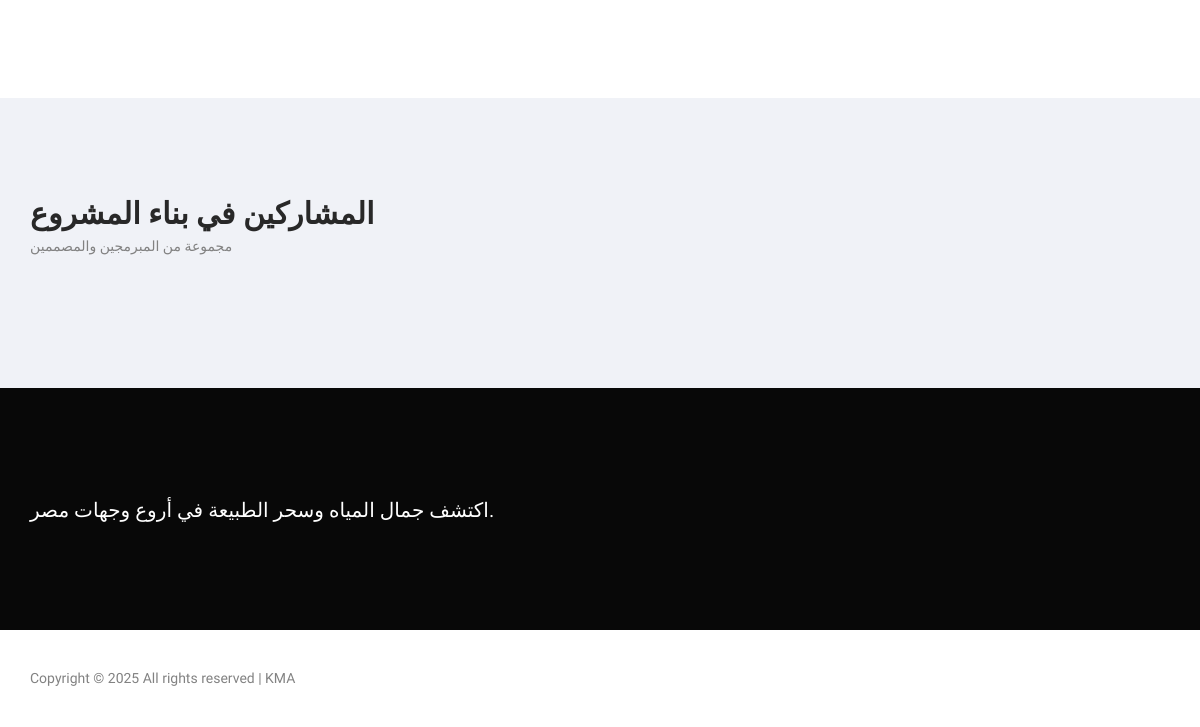
The page /about/about/ (lower part) on the database as committed earlier.
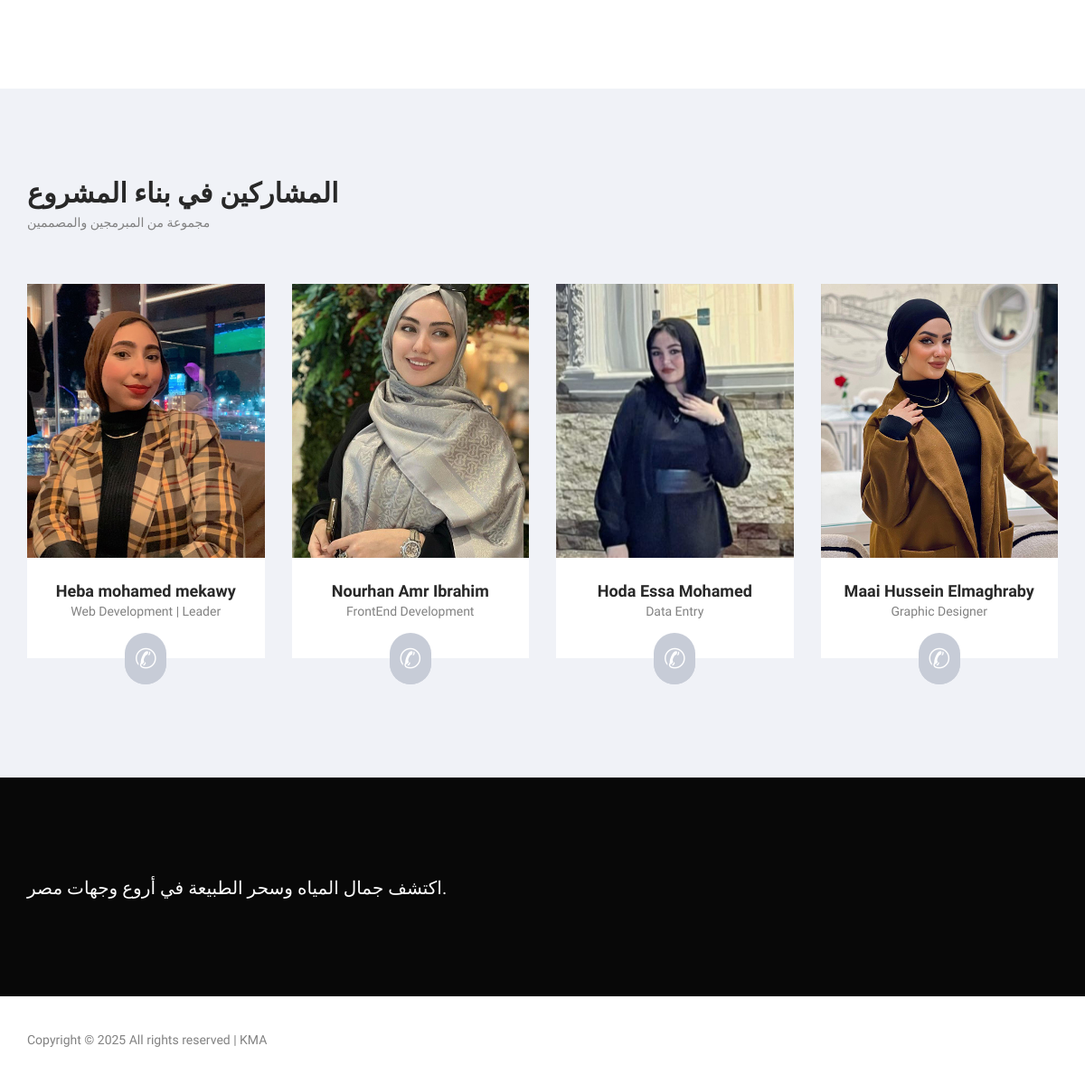
The same page on the database as committed later.
### about/models.py (models this page shows, shortened)
class TeamMember(models.Model):
    name = models.CharField(max_length=100)
    role = models.CharField(max_length=100)
    description = models.TextField(default="No description")
    image = models.ImageField(upload_to='team/')
    phone = models.CharField(max_length=20, blank=True)

### about/views.py (the view)
# urls.py: path('about/', views.about_view, name='about'),
def about_view(request):
    team_members = TeamMember.objects.all()
    return render(request, 'about/about.html', {'team_members': team_members})

### about/templates/about/about.html (shortened to what this page needs)
{% load static %}
<!DOCTYPE html>
<html lang="ar">
<head>
<link rel="stylesheet" type="text/css" href="{% static 'styles/bootstrap4/bootstrap.min.css' %}">
<link href="{% static 'plugins/font-awesome-4.7.0/css/font-awesome.min.css' %}" rel="stylesheet" type="text/css">
<link rel="stylesheet" type="text/css" href="{% static 'plugins/OwlCarousel2-2.2.1/owl.carousel.css' %}">
<link rel="stylesheet" type="text/css" href="{% static 'plugins/OwlCarousel2-2.2.1/owl.theme.default.css' %}">
<link rel="stylesheet" type="text/css" href="{% static 'plugins/OwlCarousel2-2.2.1/animate.css' %}">
<link rel="stylesheet" type="text/css" href="{% static 'styles/about.css' %}">
<link rel="stylesheet" type="text/css" href="{% static 'styles/about_responsive.css' %}">
</head>
<body>
<div class="super_container">
	<div class="about">
	</div>
	<div class="realtors">
		<div class="container">
			<div class="row">
				<div class="col">
					<div class="section_title">المشاركين في بناء المشروع</div>
					<div class="section_subtitle">مجموعة من المبرمجين والمصممين</div>
				</div>
			</div>
			<div class="row realtors_row">
				{% for member in team_members %}
				<div class="col-lg-3 col-md-6">
					<div class="realtor_outer">
						<div class="realtor">
							<div class="realtor_image">
								<img src="{{ member.image.url }}" alt="{{ member.name }}">
							</div>
							<div class="realtor_body">
								<div class="realtor_title">{{ member.name }}</div>
								<div class="realtor_subtitle">{{ member.role }}</div>
							</div>
							{% if member.phone %}
							<div class="realtor_link">
								<a href="tel:{{ member.phone }}">✆</a>
							</div>
							{% endif %}
						</div>
						<div class="realtor_link_background_container">
							<div><div class="realtor_link_background"></div></div>
						</div>
					</div>
				</div>
				{% endfor %}
			</div>
		</div>
	</div>
		<div class="newsletter">
			<div class="parallax_background parallax-window" data-parallax="scroll"
				data-image-src="#" data-speed="0.8"></div>
			<div class="container">
				<div class="row">
					<div class="col">
						<div
							class="newsletter_content d-flex flex-lg-row flex-column align-items-start justify-content-start">
							<div class="newsletter_title_container">
								<div class="newsletter_title">اكتشف جمال المياه وسحر الطبيعة في
									أروع وجهات مصر.</div>
							</div>
						</div>
					</div>
				</div>
			</div>
		</div>
		<div class="footer_bar">
			<div class="container">
				<div class="row">
					<div class="col">
						<div class="footer_bar_content d-flex flex-row align-items-center justify-content-start">
							<div class="cr">
								Copyright ©
								<script>document.write(new Date().getFullYear());</script> All rights
								reserved | KMA
							</div>
						</div>
					</div>
				</div>
			</div>
		</div>
	</div>
</body>
</html>

### project/static/styles/about.css (style rules this page uses)
* { margin: 0; padding: 0; -webkit-font-smoothing: antialiased; -webkit-text-shadow: rgba(0,0,0,.01) 0 0 1px; text-shadow: rgba(0,0,0,.01) 0 0 1px; font-family: "Cairo", serif; font-optical-sizing: auto; font-style: normal; font-variation-settings: "slnt" 0; }
body { font-family: 'Montserrat', sans-serif; font-size: 14px; font-weight: 400; background: #080808; color: #a5a5a5; }
div { display: block; position: relative; -webkit-box-sizing: border-box; -moz-box-sizing: border-box; box-sizing: border-box; }
a, a:hover, a:visited, a:active, a:link { text-decoration: none; -webkit-font-smoothing: antialiased; -webkit-text-shadow: rgba(0,0,0,.01) 0 0 1px; text-shadow: rgba(0,0,0,.01) 0 0 1px; }
.super_container { width: 100%; overflow: hidden; }
.parallax-window { min-height: 400px; background: transparent; }
.parallax_background { position: absolute; top: 0; left: 0; width: 100%; height: 100%; }
.section_title { font-size: 30px; font-weight: 600; color: #282828; line-height: 0.75; }
.section_subtitle { font-size: 14px; font-weight: 500; color: #828282; line-height: 0.75; margin-top: 15px; }
.about { width: 100%; background: #FFFFFF; padding-top: 91px; padding-bottom: 100px; }
.realtors { width: 100%; background: #f0f2f7; padding-top: 105px; padding-bottom: 74px; }
.realtors_row { margin-top: 63px; }
.realtor { width: 100%; background: #FFFFFF; z-index: 2; margin-bottom: 58px; -webkit-transition: all 200ms ease; -moz-transition: all 200ms ease; -ms-transition: all 200ms ease; -o-transition: all 200ms ease; transition: all 200ms ease; }
.realtor_image { width: 100%; }
.realtor_image img { max-width: 100%; }
.realtor_body { padding-top: 23px; padding-bottom: 41px; text-align: center; }
.realtor_title { font-size: 18px; font-weight: 600; color: #282828; }
.realtor_subtitle { font-size: 14px; font-weight: 400; color: #828282; margin-top: -1px; }
.realtor_link { position: absolute; left: 50%; -webkit-transform: translateX(-50%); -moz-transform: translateX(-50%); -ms-transform: translateX(-50%); -o-transform: translateX(-50%); transform: translateX(-50%); bottom: -29px; width: 46px; height: 57px; background: linear-gradient(to right, #c7ccd7, #c7ccd7); border-radius: 23px; text-align: center; -webkit-transition: all 200ms ease; -moz-transition: all 200ms ease; -ms-transition: all 200ms ease; -o-transition: all 200ms ease; transition: all 200ms ease; }
.realtor_link a { display: block; line-height: 57px; font-size: 30px; font-weight: 400; color: #FFFFFF; }
.realtor_link_background_container { position: absolute; left: 0; bottom: 0; width: 100%; height: 100px; z-index: 1; }
.realtor_link_background_container > div { width: 100%; height: 100%; }
.realtor_link_background { position: absolute; left: 50%; -webkit-transform: translateX(-50%); -moz-transform: translateX(-50%); -ms-transform: translateX(-50%); -o-transform: translateX(-50%); transform: translateX(-50%); bottom: -29px; width: 46px; height: 57px; background: #c7ccd7; border-radius: 23px; -webkit-transition: all 200ms ease; -moz-transition: all 200ms ease; -ms-transition: all 200ms ease; -o-transition: all 200ms ease; transition: all 200ms ease; }
.newsletter { width: 100%; padding-top: 107px; padding-bottom: 105px; }
.newsletter_title { font-size: 20px; text-align: center; font-weight: 200; color: #FFFFFF; line-height: 1.5; }
.footer_bar { width: 100%; background: #FFFFFF; }
.footer_bar_content { height: 97px; }
.cr { font-size: 14px; font-weight: 500; color: #828282; }

Rows that differ between the two databases and show on the page:
added TeamMember: image (picture), name "Heba mohamed mekawy", role "Web Development | Leader"
added TeamMember: image (picture), name "Nourhan Amr Ibrahim", role "FrontEnd Development"
added TeamMember: image (picture), name "Hoda Essa Mohamed", role "Data Entry"
added TeamMember: image (picture), name "Maai Hussein Elmaghraby", role "Graphic Designer"
